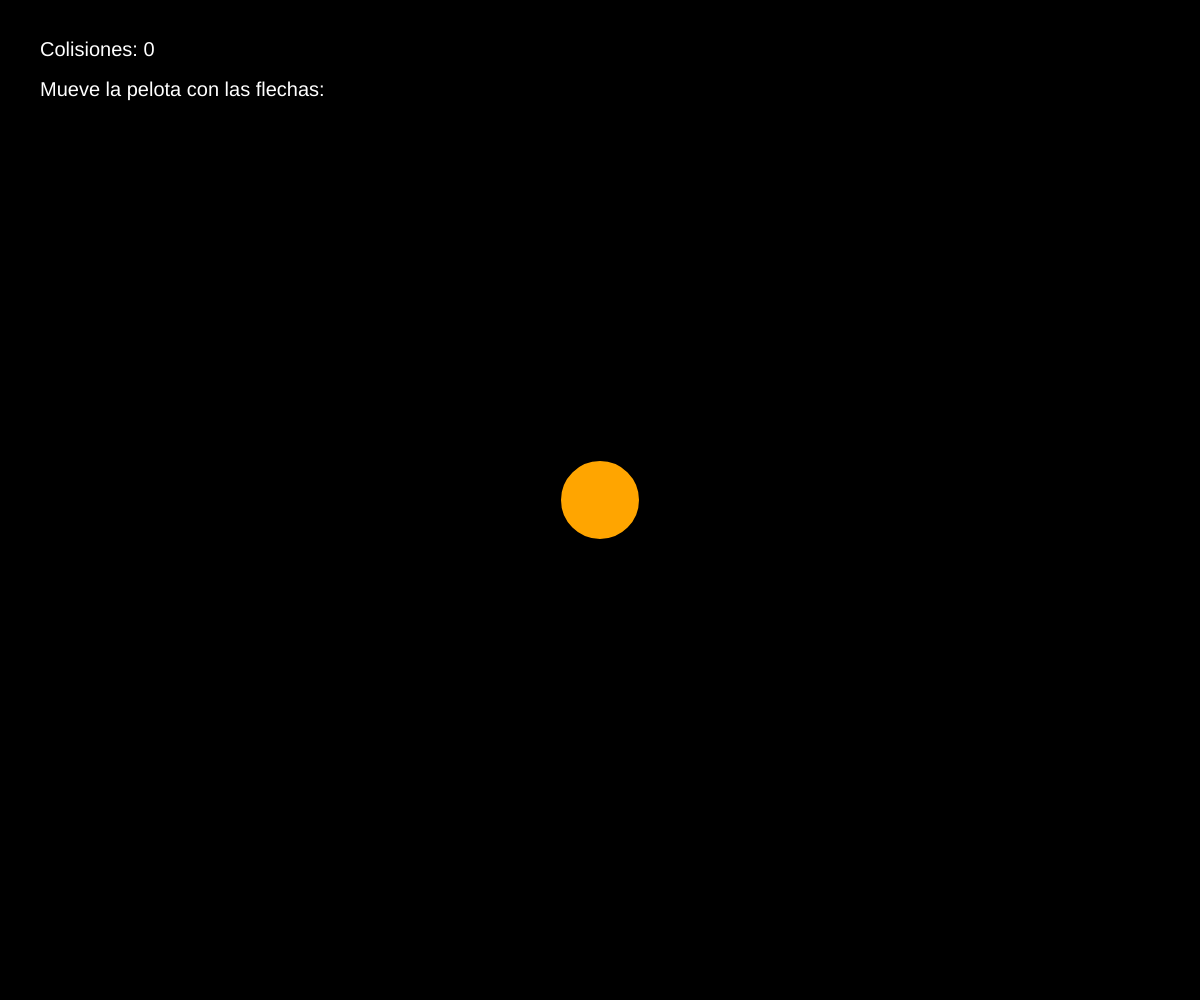
Frame 1 (no input)
Frame 60 (no input): identical to frame 1, image omitted
Frame 120 (the mouse pressed at the canvas centre since frame 60): identical to frame 1, image omitted

The p5.js sketch that drew this single still picture (run headless with seeded random() and noise() and a simulated clock; from frame 60 on, the mouse is pressed at the canvas centre):

// p5.js sketch
// ── sketch.js

let ballX, ballY;  // Coordenadas de la pelota
let ballRadius = 40;  // Radio de la pelota
let ballSpeed = 8;  // Velocidad de movimiento
let bgColor;  // Color de fondo
let collisionCount = 0;

// Función de configuración inicial de p5.js
function setup() {
    createCanvas(windowWidth, windowHeight); // Crear un lienzo 
    frameRate(60);
    ballX = width / 2; // Posición inicial de la pelota en el centro (eje X)
    ballY = height / 2; // Posición inicial de la pelota en el centro (eje Y)
    bgColor = color(0); // Fondo negro inicial
    noCursor();
}

// Función que se ejecuta continuamente para dibujar en el lienzo
function draw() {
    background(bgColor); // Usar el color actual de fondo
    drawBall(); // Dibujar la pelota
    moveBall(); // Controlar el movimiento de la pelota con las teclas
    checkCollision(); // Verificar colisiones con los bordes
    displayCollisionCount(); // Mostrar el contador de colisiones
}

// Función para dibujar la pelota
function drawBall() {
    fill(255, 165, 0); // Color naranja de la pelota
    stroke(0); // Borde negro
    strokeWeight(2); //grosor del contorno
    ellipse(ballX, ballY, ballRadius * 2); // Dibujar una elipse (pelota)
}

// Función para mover la pelota utilizando las teclas de flecha
function moveBall() {
    if (keyIsDown(LEFT_ARROW)) { //keyIsDown verifica si la tecla esta preciona y left arrow verifica si es la izquierda
        if (ballX - ballRadius > 0) { // Limitar movimiento al borde izquierdo
            ballX -= ballSpeed;
        }
    }
    if (keyIsDown(RIGHT_ARROW)) {
        if (ballX + ballRadius < width) { // Limitar movimiento al borde derecho
            ballX += ballSpeed;
        }
    }
    if (keyIsDown(UP_ARROW)) {
        if (ballY - ballRadius > 0) { // Limitar movimiento al borde superior
            ballY -= ballSpeed;
        }
    }
    if (keyIsDown(DOWN_ARROW)) {
        if (ballY + ballRadius < height) { // Limitar movimiento al borde inferior
            ballY += ballSpeed;
        }
    }
}

// Función para verificar colisiones con los bordes del canvas
function checkCollision() {
    let collided = false;

    // Colisión con el borde izquierdo o derecho
    if (ballX - ballRadius <= 0 || ballX + ballRadius >= width) { //Si ballY - ballRadius es menor o igual a 0, la pelota ha chocado con el borde superior.
        collided = true;
    }

    // Colisión con el borde superior o inferior
    if (ballY - ballRadius <= 0 || ballY + ballRadius >= height) {
        collided = true;
    }

    // Si la pelota ha colisionado, cambiar el color de fondo
    if (collided) {
        changeBackgroundColor();
        collisionCount++;
    }
}

// Función para cambiar el color de fondo a un color aleatorio
function changeBackgroundColor() {
    bgColor = color(random(255), random(255), random(255)); // Cambiar a un color aleatorio
}

function displayCollisionCount() {
    fill(255); // Color del texto (negro)
    textSize(20); // Tamaño del texto
    textAlign(LEFT_ARROW, TOP); // Alineación del texto
    text("Colisiones: " + collisionCount, 40, 40); // Mostrar el contador en la esquina superior izquierda
    text("Mueve la pelota con las flechas: ", 40, 80);
}
